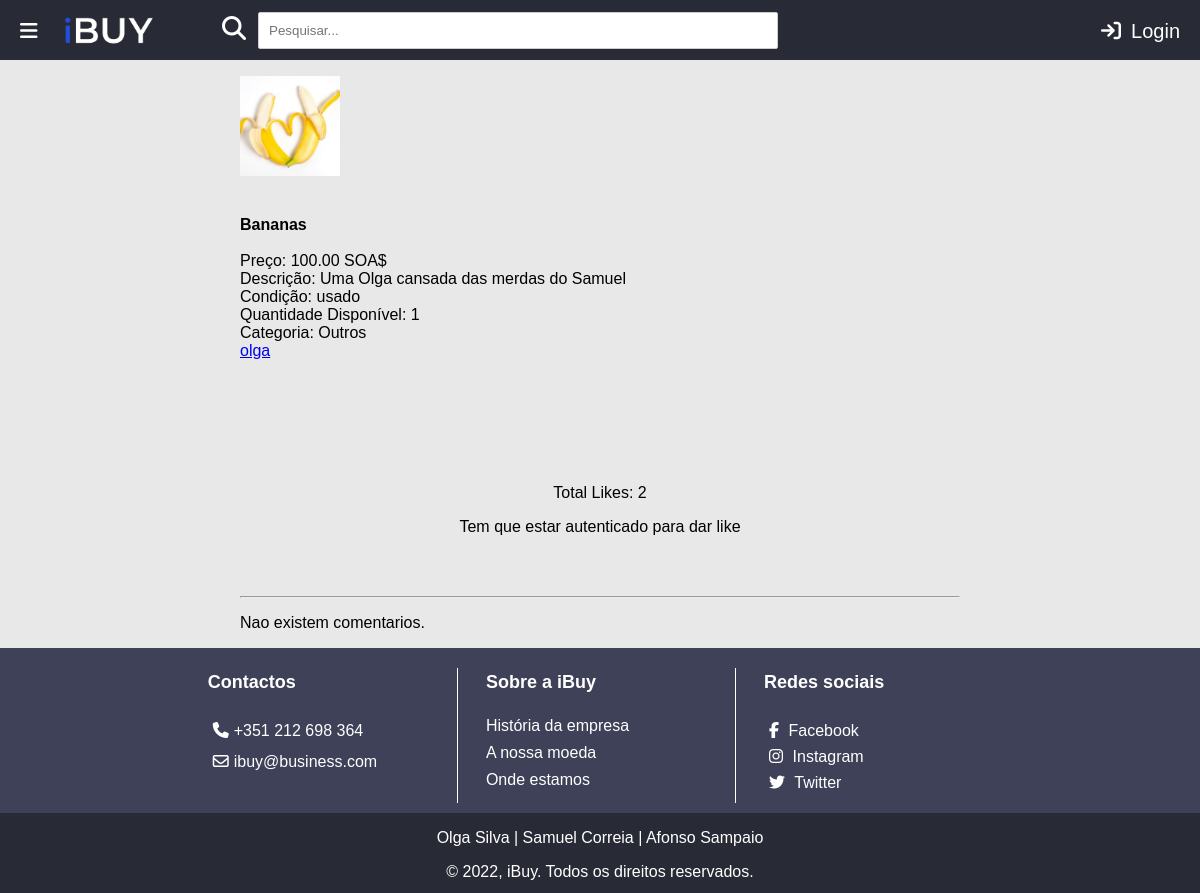
Page /ibuy/produto/6 on the earlier database version.
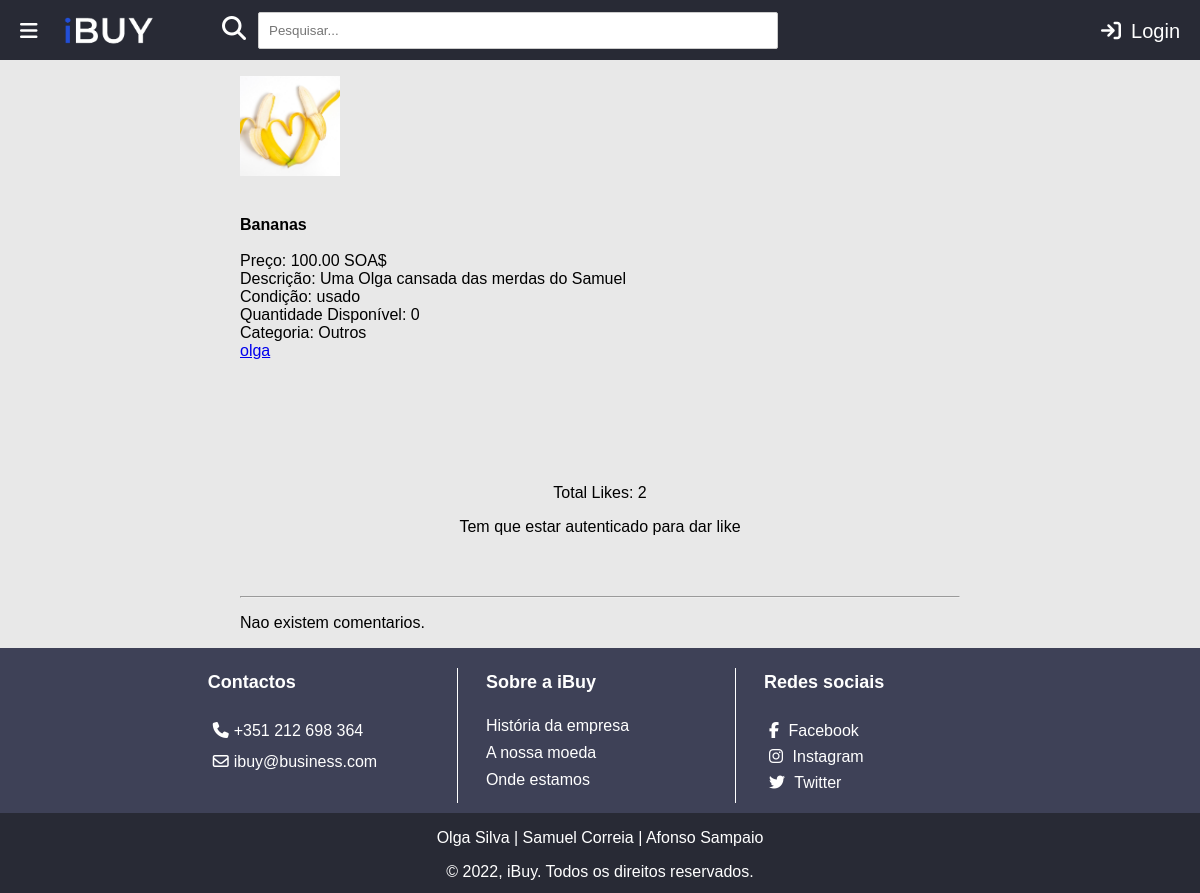
Same page on the later database version.
### ibuy/models.py (models this page shows, shortened)
class Produto(models.Model):
    user = models.ForeignKey(User, on_delete=models.CASCADE, default="")
    likes = models.ManyToManyField(User, related_name='likes')
    nome = models.CharField(max_length=100)
    categoria = models.ForeignKey(Categoria, on_delete=models.CASCADE, default="", related_name="Categoria")
    quantidade = models.IntegerField(default=0)
    descricao = models.TextField()  # mudar
    preco = models.DecimalField(max_digits=6, decimal_places=2, default=0.00)
    imagem = models.CharField(max_length=100, default='produto.png')
    video_embed = models.CharField(max_length=1000, blank=True)
    NOVO = 'novo'
    USADO = 'usado'
    OPCOES_CONDICAO = (
        (NOVO, 'Novo'),
        (USADO, 'Usado'),
    )
    condicao = models.CharField(choices=OPCOES_CONDICAO, default=NOVO, max_length=100)
    def total_likes(self):
        return self.likes.count()

class Categoria(models.Model):
    tipo = models.CharField(max_length=100, default="")

### ibuy/views.py (the view)
# urls.py: path('produto/<int:produto_id>', views.produtoview, name='produto'),
def produtoview(request, produto_id):
    produto = get_object_or_404(Produto, pk=produto_id)
    user = get_object_or_404(User, pk=produto.user_id)
    listacomentarios = Comentario.objects.filter(produto_id=produto_id)
    liked = produto.likes.filter(id=request.user.id).exists()
    context = {
        'listacomentarios': listacomentarios,
        'nome_user': user.username,
        'produto': produto,
        'form': ComprarProdutoForm,
        'comentarioform': ComentarioForm,
        'liked': liked,
    }
    return render(request, 'ibuy/produto.html', context)

### ibuy/templates/ibuy/produto.html (shortened to what this page needs)
{% extends "ibuy/index.html" %}
{% load static %}
{% block content %}
<p>
<aside>
    <img src="{% static 'media/images/produto/' %}{{produto.imagem}}" height=100px width=auto> <br>
    <br>
    <br>
</aside>
<section class="main_info">
    <strong>{{ produto.nome }}</strong><br><br>
    Preço: {{ produto.preco }} SOA$<br>
    Descrição: {{ produto.descricao }} <br>
</section>
    Condição: {{ produto.condicao }} <br>
    Quantidade Disponível: {{ produto.quantidade }} <br>
    Categoria: {{ produto.categoria.tipo }} <br>
    <a href="{% url 'ibuy:perfil' produto.user_id %}">
        {{ nome_user }}
    </a>
</p>
<br><br>
<br><br>
<br>
<br>
<form action="{% url 'ibuy:like_produto' produto.id %}" method="post">
    <label for="like_button">Total Likes: {{ produto.total_likes }}</label>
    {% if request.user.is_authenticated and not request.user.is_superuser %}
    {% if liked %}
    <button style="color:red" type="submit" id="remove_like_button" name="produto_id" value="{{ produto.id }}">
        Remover Like
    </button>
    {% else %}
    <button type="submit" id="like_button" name="produto_id" value="{{ produto.id }}">Like</button>
    {% endif %}
    {% else %}
    <p>Tem que estar autenticado para dar like</p>
    {% endif %}
</form>
<br><br>
<hr>
{% if listacomentarios %}
{% for comentario in listacomentarios %}
<li>
    From: {{ comentario.user }}
    Texto: {{ comentario.texto }}
</li>
{% endfor %}
{% else %}
<p>Nao existem comentarios.</p>
{% endif %}
{% endblock %}

Differences in the rows shown:
changed Produto "Bananas": quantidade "1" → "0"
